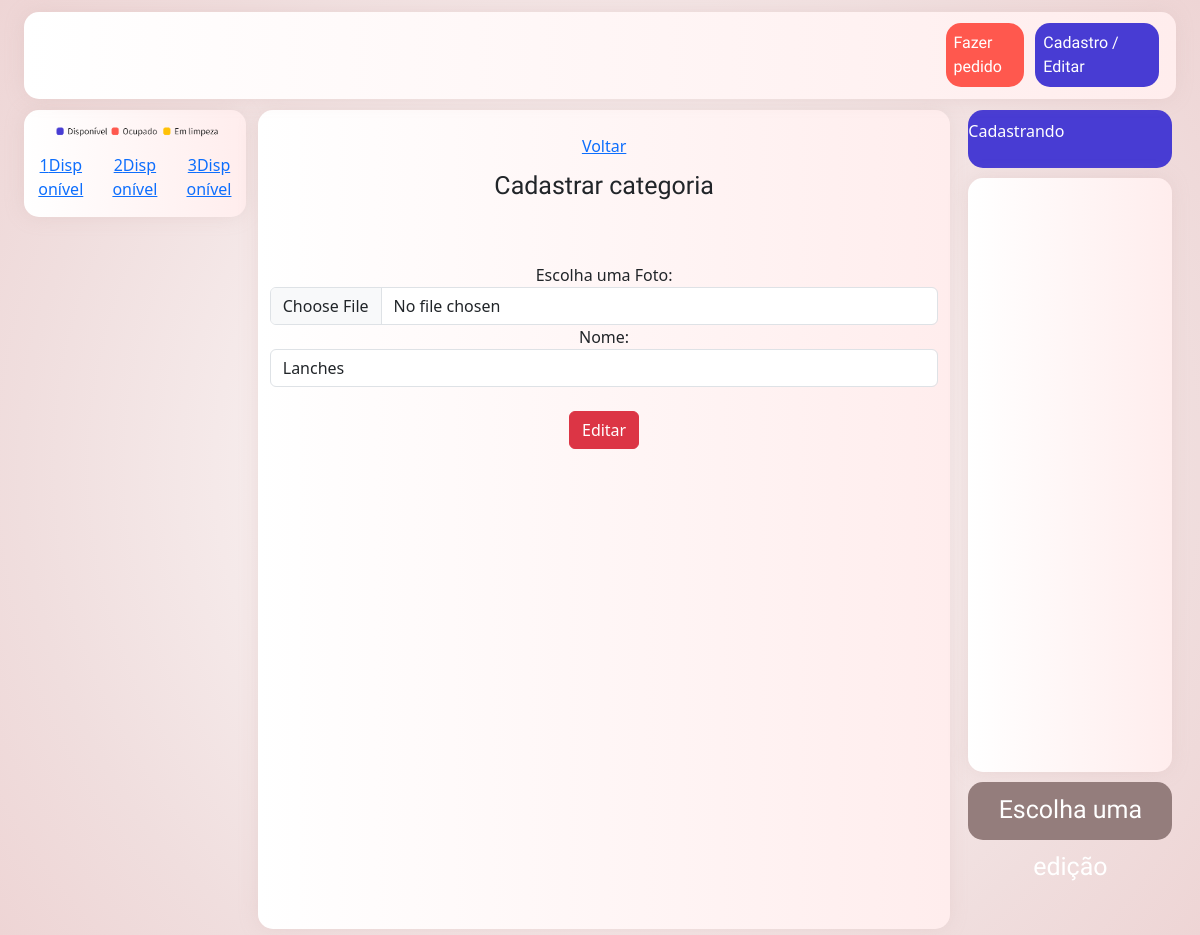
The page /back-end/editar_categoria2.php?idCat=1 on the database its author committed.
### tables this page shows
CREATE TABLE `mesa` (
  `idMesa` int(11) NOT NULL,
  `idStatusMesa` int(11) NOT NULL
);

CREATE TABLE `statusmesa` (
  `idStatusMesa` int(11) NOT NULL,
  `status` varchar(255) NOT NULL
);

CREATE TABLE `categoriaalimento` (
  `idCatAlimento` int(11) NOT NULL,
  `nomeCatAlimento` varchar(255) NOT NULL,
  `fotoCatAlimento` varchar(255) NOT NULL
);

### back-end/editar_categoria2.php (the view, shortened to what this page needs)
<?php
include_once("conexao.php");
$idCat = $_GET['idCat'];
?>
<!DOCTYPE html>
<html lang="en">
<head>
    <link href="https://cdn.jsdelivr.net/npm/bootstrap@5.3.0-alpha1/dist/css/bootstrap.min.css" rel="stylesheet">
    <link rel="stylesheet" href="css/style.css">
    <link rel="stylesheet" href="css/style_categoria.css">
</head>
<body>
    <div class="container-fluid containerPrincipal">
        <div class="row linha1 justify-content-center">
            <div class="col coluna-nav">
                <div class="botoes">
                    <a href="index.php" class="botao1">Fazer pedido</a>
                    <a href="cadastros.php" class="botao2">Cadastro / Editar</a>
                </div>
            </div>
        </div>
        <div class="row linha2">
            <div class="col-4 order-first interface1">
                <div class="row justify-content-around">
                    <div class="col-md-12 col_comanda">
                        <div class="row">
                            <div class="col">
                                <div class="imagem_legenda">
                                    <img src="image/Legenda.png" class="img-fluid ">
                                </div>
                            </div>
                        </div>
                        <div class="row justify-content-around">
                            <?php
                            $sql = "SELECT * FROM mesa ORDER BY idMesa";
                            $result = $conn->query($sql);
                            while ($row = mysqli_fetch_assoc($result)) {
                                $idStatusMesa = $row['idStatusMesa'];
                                $sql2 = "SELECT * FROM statusmesa WHERE idStatusMesa = $idStatusMesa";
                                $result2 = $conn->query($sql2);
                                $dados = mysqli_fetch_assoc($result2);
                                if ($idStatusMesa == 1) {
                            ?>
                                    <div class="col-md-4 text-center mb-3">
                                        <?php
                                        if (!isset($idMesa)) {
                                        ?>
                                            <a href="<?php echo 'index.php?id=' . $row['idMesa'] ?>"><?php echo $row['idMesa'], $dados['status']; ?></a>
                                        <?php
                                        } else {
                                        ?>
                                            <?php echo $row['idMesa'], $dados['status']; ?>
                                        <?php
                                        }
                                        ?>
                                    </div>
                                <?php
                                } else {
                                ?>
                                    <div class="col-md-4 text-center mb-3">
                                        <?php echo $row['idMesa'], $dados['status']; ?>
                                    </div>
                            <?php
                                }
                            }
                            ?>
                        </div>
                    </div>
                </div>
            </div>
            <div class="col-4 interface2">
                <div class="row justify-content-center text center mt-4 mb-5">
                    <div class="col-md-8">
                        <a href="cadastros.php">Voltar</a>
                        <div class="texto1 text-dark">Cadastrar categoria</div>
                    </div>
                </div>
                <div class="row mb-3">
                    <?php
                    $sqlCat = "SELECT * FROM categoriaalimento WHERE idCatAlimento = $idCat";
                    $resultCat = $conn->query($sqlCat);
                    $rowCat = mysqli_fetch_assoc($resultCat);
                    ?>
                    <form action="" method="POST" enctype="multipart/form-data">
                        <label for="" class="text-dark">Escolha uma Foto:</label>
                        <input type="file" class="form-control">
                        <label for="" class="text-dark">Nome:</label>
                        <input type="text" class="form-control" name="nome" value="<?php echo $rowCat['nomeCatAlimento'] ?>">
                        <input type="submit" name="submit" class="btn btn-danger mt-4" value="Editar">
                    </form>
                </div>
            </div>
            <div class="col-4 order-last interface3">
                <div class="tamanho_interface3">
                    <div class="col coluna1 d-flex align-items-center ">
                        <p class='text-ceNter'>Cadastrando</p>
                    </div>
                    <div class="col coluna2"></div>
                    <div class="col coluna4">Escolha uma edição</div>
                </div>
            </div>
        </div>
</body>
</html>

### back-end/css/style.css (style rules this page uses)
body { background: rgb(255, 255, 255); background: radial-gradient(circle, rgba(255, 255, 255, 1) 0%, rgba(240, 222, 222, 1) 76%, rgba(238, 213, 213, 1) 100%); background-size: contain; height: 100%; width: 100%; }
.botao1 { margin-top: auto; word-wrap: break-word; width: 7%; text-decoration: none; margin-bottom: auto; height: 100%; font-family: 'Lexend', sans-serif; background-color: #FF584E; color: #fff; border-radius: 15px; padding: 0.7%; border: none; }
.botao2 { margin-top: auto; text-decoration: none; margin-bottom: auto; color: #fff; border: none; background-color: #483CD3; word-wrap: break-word; height: 100%; width: 11%; padding: 0.7%; border-radius: 15px; font-family: 'Lexend', sans-serif; margin-left: 1%; }
.botoes { display: flex; justify-content: end; margin-right: 0.5%; }
.coluna-nav { z-index: 1; padding: 1%; background: rgb(255, 255, 255); background: linear-gradient(90deg, rgba(255, 255, 255, 1) 0%, rgba(255, 237, 237, 1) 100%); color: #fff; justify-content: 'right'; height: 100%; border-radius: 15px; -webkit-box-shadow: -1px 0px 20px -3px rgba(205, 171, 168, 0.35); -moz-box-shadow: -1px 0px 20px -3px rgba(205, 171, 168, 0.35); box-shadow: -1px 0px 20px -3px rgba(205, 171, 168, 0.35); }
.linha1 { margin: 1%; width: auto; height: auto; }
.linha2 { margin-left: 1%; width: 99.5%; height: 825px; word-wrap: break-word; }
.containerPrincipal { height: 100%; width: 100%; }
.interface1 { width: 19%; height: 100%; align-items: 'center'; margin-right: 1%; }
.interface2 { background: rgb(255, 255, 255); background: linear-gradient(90deg, rgba(255, 255, 255, 1) 0%, rgba(255, 237, 237, 1) 100%); padding-bottom: 5.3%; margin-right: 0.5%; color: #fff; height: 99.2%; text-align: center; width: 59.2%; border-radius: 15px; -webkit-box-shadow: -1px 0px 20px -3px rgba(205, 171, 168, 0.35); -moz-box-shadow: -1px 0px 20px -3px rgba(205, 171, 168, 0.35); box-shadow: -1px 0px 20px -3px rgba(205, 171, 168, 0.35); }
.interface3 { color: #fff; width: 19.5%; height: 100%; }
.tamanho_interface3 { height: 100%; width: 100%; }
.coluna1 { background-color: #947D7C; color: #fff; width: 100%; height: 7%; border-radius: 15px; margin-bottom: 5%; }
.coluna2 { background: rgb(255, 255, 255); background: linear-gradient(90deg, rgba(255, 255, 255, 1) 0%, rgba(255, 237, 237, 1) 100%); color: #947D7C; font-family: 'Lexend', sans-serif; text-align: center; line-height: 500%; width: 100%; height: 72%; border-radius: 15px; -webkit-box-shadow: -1px 0px 20px -3px rgba(205, 171, 168, 0.35); -moz-box-shadow: -1px 0px 20px -3px rgba(205, 171, 168, 0.35); box-shadow: -1px 0px 20px -3px rgba(205, 171, 168, 0.35); margin-bottom: 5%; }
.coluna4 { color: #fff; width: 100%; height: 7%; border-radius: 15px; align-items: center; font-family: 'Lexend', sans-serif; background-color: #947D7C; font-size: 25px; text-align: center; line-height: 225%; }
.col_comanda { background: rgb(255, 255, 255); background: linear-gradient(90deg, rgba(255, 255, 255, 1) 0%, rgba(255, 237, 237, 1) 100%); height: 100%; width: 100%; border-radius: 15px; -webkit-box-shadow: -1px 0px 20px -3px rgba(205, 171, 168, 0.35); -moz-box-shadow: -1px 0px 20px -3px rgba(205, 171, 168, 0.35); box-shadow: -1px 0px 20px -3px rgba(205, 171, 168, 0.35); margin-right: 0.5%; }
.texto1 { font-family: 'Lexend', sans-serif; font-size: 25px; text-align: center; line-height: 225%; }

### rows shown on the page
mesa: idMesa "1", idStatusMesa.status "Disponível"
mesa: idMesa "2", idStatusMesa.status "Disponível"
mesa: idMesa "3", idStatusMesa.status "Disponível"
categoriaalimento: nome "Lanches"
